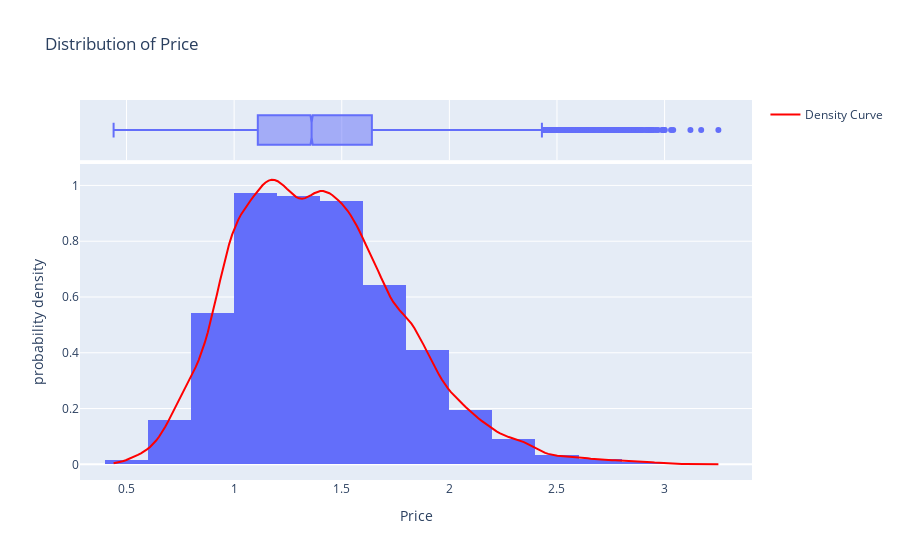

The notebook cell this image was saved under:
### Code cell
# univariate analysis of 'Price' column
from scipy import stats
import numpy as np

fig = px.histogram(prices_and_sales_df, x='AveragePrice', 
                   nbins=prices_and_sales_df['AveragePrice'].nunique()//10,
                   title='Distribution of Price',
                   labels={'AveragePrice': 'Price'},
                   marginal='box',
                   histnorm='probability density')

# Calculate KDE for smooth density curve
data = prices_and_sales_df['AveragePrice'].dropna()
kde = stats.gaussian_kde(data)
x_range = np.linspace(data.min(), data.max(), 200)
y_kde = kde(x_range)

fig.add_trace(go.Scatter(x=x_range, y=y_kde, 
                         mode='lines', 
                         name='Density Curve',
                         line=dict(color='red', width=2)))

fig

### Figure 1 — Plotly figure (JSON) as saved in the notebook; plotly's stock layout.template omitted (floating-point values rounded to 4 significant figures; data arrays with more than 128 entries replaced by an {"elided": "..."} marker saying what was removed)
{"data": [{"bingroup": "x", "histnorm": "probability density", "hovertemplate": "Price=%{x}<br>probability density=%{y}<extra></extra>", "legendgroup": "", "marker": {"color": "#636efa", "pattern": {"shape": ""}}, "name": "", "nbinsx": 25, "orientation": "v", "showlegend": false, "type": "histogram", "x": {"elided": "25161 float values"}, "xaxis": "x", "yaxis": "y"}, {"hovertemplate": "Price=%{x}<extra></extra>", "legendgroup": "", "marker": {"color": "#636efa"}, "name": "", "notched": true, "showlegend": false, "type": "box", "x": {"elided": "25161 float values"}, "xaxis": "x2", "yaxis": "y2"}, {"line": {"color": "red", "width": 2}, "mode": "lines", "name": "Density Curve", "type": "scatter", "x": {"elided": "200 float values"}, "y": {"elided": "200 float values"}}], "layout": {"barmode": "relative", "legend": {"tracegroupgap": 0}, "title": {"text": "Distribution of Price"}, "xaxis": {"anchor": "y", "domain": [0, 1], "title": {"text": "Price"}}, "xaxis2": {"anchor": "y2", "domain": [0, 1], "matches": "x", "showgrid": true, "showticklabels": false}, "yaxis": {"anchor": "x", "domain": [0, 0.8316], "title": {"text": "probability density"}}, "yaxis2": {"anchor": "x2", "domain": [0.8416, 1], "matches": "y2", "showgrid": false, "showline": false, "showticklabels": false, "ticks": ""}}}
